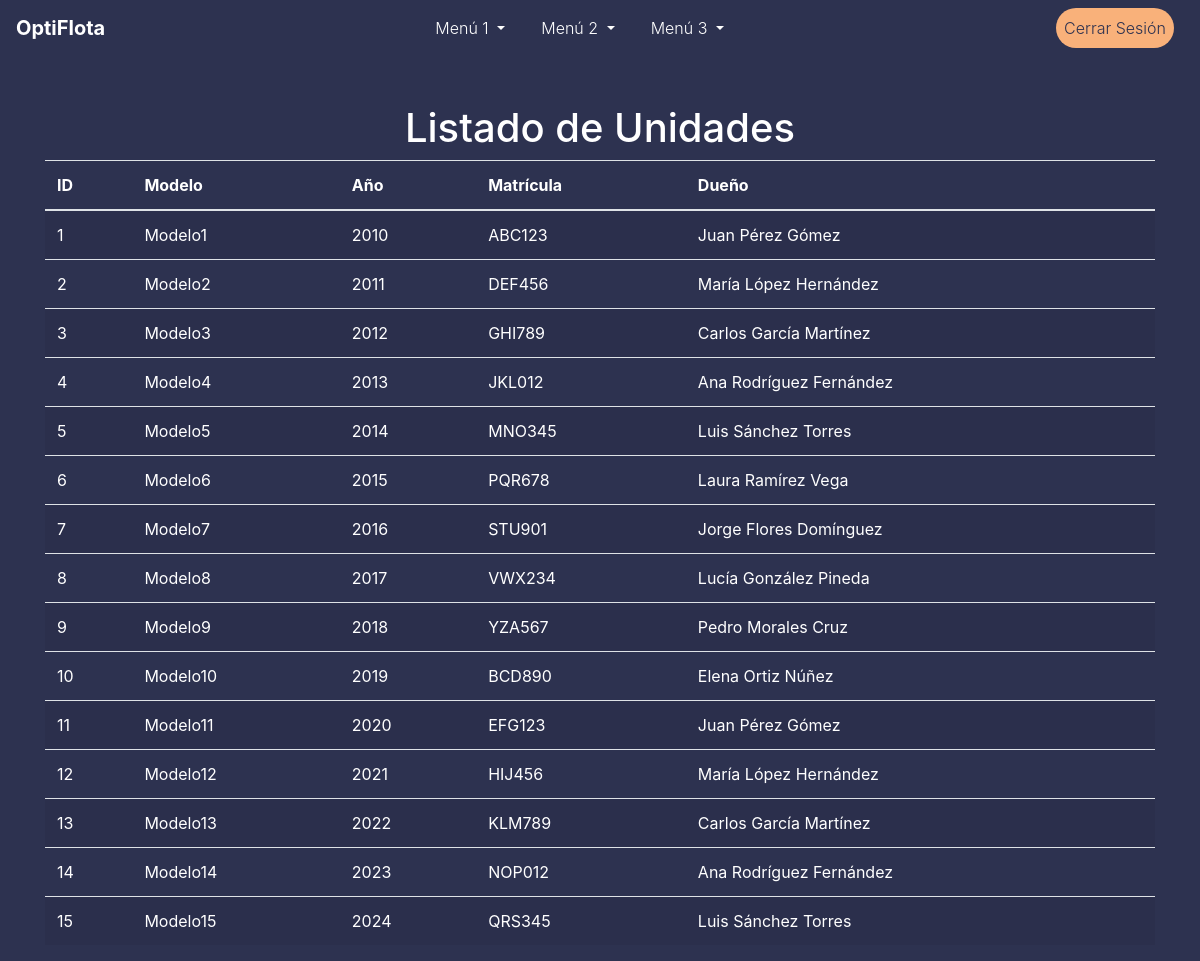
The app's page /units/list_units (signed in) with its own data.
### models.py (models this page shows)
class Unit(db.Model):
    id = db.Column(db.Integer, primary_key=True)
    modelo = db.Column(db.String(50), nullable=False)
    ano = db.Column(db.Integer, nullable=False)
    matricula = db.Column(db.String(20), unique=True, nullable=False)
    dueño_id = db.Column(db.Integer, db.ForeignKey('accionista.id'), nullable=False)
    dueño = db.relationship('Accionista', backref=db.backref('units', lazy=True))

class Accionista(db.Model):
    id = db.Column(db.Integer, primary_key=True)
    nombres = db.Column(db.String(50), nullable=False)
    apellido_paterno = db.Column(db.String(50), nullable=False)
    apellido_materno = db.Column(db.String(50), nullable=False)
    fecha_nacimiento = db.Column(db.Date, nullable=False)
    numero_telefonico = db.Column(db.String(20), nullable=False)

### routes/unit_routes.py (the view)
@unit_routes_bp.route('/list_units')
@login_required
def list_units():
    units = Unit.query.all()
    return render_template('list_units.html', units=units)

### app.py (called while the page is built)
@login_manager.user_loader
def load_user(user_id):
    return User.query.get(int(user_id))

### templates/list_units.html (shortened to what this page needs)
{% extends "topmenu_template.html" %}
{% block content %}
<div class="container mt-5">
    <h1 class="text-center">Listado de Unidades</h1>
    <table class="table table-striped text-white">
        <thead>
            <tr>
                <th>ID</th>
                <th>Modelo</th>
                <th>Año</th>
                <th>Matrícula</th>
                <th>Dueño</th>
            </tr>
        </thead>
        <tbody>
            {% for unit in units %}
                <tr>
                    <td>{{ unit.id }}</td>
                    <td>{{ unit.modelo }}</td>
                    <td>{{ unit.ano }}</td>
                    <td>{{ unit.matricula }}</td>
                    <td>{{ unit.dueño.nombres }} {{ unit.dueño.apellido_paterno }} {{ unit.dueño.apellido_materno }}</td>
                </tr>
            {% endfor %}
        </tbody>
    </table>
</div>
{% endblock %}

### templates/topmenu_template.html (shortened to what this page needs)
<!DOCTYPE html>
<html lang="en">
<head>
    <link rel="stylesheet" href="https://stackpath.bootstrapcdn.com/bootstrap/4.5.2/css/bootstrap.min.css">
    <link rel="stylesheet" href="{{ url_for('static', filename='css/styles.css') }}">
</head>
<body>
<nav class="navbar navbar-expand-lg">
    <a class="navbar-brand" href="{{ url_for('main_routes_bp.home') }}">OptiFlota</a>
    <div class="collapse navbar-collapse" id="navbarNav">
        <ul class="navbar-nav mx-auto">
            <li class="nav-item dropdown">
                <a class="nav-link dropdown-toggle" href="#" id="menu1" role="button" data-toggle="dropdown" aria-haspopup="true" aria-expanded="false">
                    Menú 1
                </a>
            </li>
            <li class="nav-item dropdown">
                <a class="nav-link dropdown-toggle" href="#" id="menu2" role="button" data-toggle="dropdown" aria-haspopup="true" aria-expanded="false">
                    Menú 2
                </a>
            </li>
            <li class="nav-item dropdown">
                <a class="nav-link dropdown-toggle" href="#" id="menu3" role="button" data-toggle="dropdown" aria-haspopup="true" aria-expanded="false">
                    Menú 3
                </a>
            </li>
        </ul>
        <ul class="navbar-nav">
            {% if current_user.is_authenticated %}
                <li class="nav-item">
                    <a class="nav-link btn btn-danger btn-custom ml-2" href="{{ url_for('auth_routes_bp.logout') }}">Cerrar Sesión</a>
                </li>
            {% endif %}
        </ul>
    </div>
</nav>
{% block content %}{% endblock %}
</body>
</html>

### static/css/styles.css (style rules this page uses)
:root { --color-fondo: #424769; --color-fondo-mas-fondo: #2d3250; --color-texto: #ffffff; --color-relleno-textbox: #676f9d; --color-boton: #f9b17a; }
body { background-color: var(--color-fondo-mas-fondo); color: var(--color-texto); }
.navbar, .login-container, .jumbotron, .card, .footer { background-color: var(--color-fondo); }
.navbar { background-color: var(--color-fondo-mas-fondo); }
.navbar-brand, .nav-link, .dropdown-item, .footer, .card-body, .jumbotron, .blockquote, .text-muted { color: var(--color-texto) !important; }
.btn-custom { background-color: var(--color-boton); color: var(--color-fondo-mas-fondo) !important; border: none; }

### templates/topmenu_template.html (style rules this page uses)
.navbar-nav .nav-item .nav-link.btn-danger { color: white; }
.navbar { justify-content: space-between; }
.navbar-brand { font-weight: bold; }
.navbar-nav { flex-direction: row; }
.nav-item { padding: 0 10px; }
.nav-link { font-weight: 300; }
.btn-custom { border-radius: 20px; font-weight: 300; }
.navbar-nav.mx-auto { justify-content: center; }

### records on screen
Unit: id "1", modelo "Modelo1", ano "2010", matricula "ABC123", dueño.nombres "Juan", dueño.apellido_paterno "Pérez", dueño.apellido_materno "Gómez"
Unit: id "2", modelo "Modelo2", ano "2011", matricula "DEF456", dueño.nombres "María", dueño.apellido_paterno "López", dueño.apellido_materno "Hernández"
Unit: id "3", modelo "Modelo3", ano "2012", matricula "GHI789", dueño.nombres "Carlos", dueño.apellido_paterno "García", dueño.apellido_materno "Martínez"
Unit: id "4", modelo "Modelo4", ano "2013", matricula "JKL012", dueño.nombres "Ana", dueño.apellido_paterno "Rodríguez", dueño.apellido_materno "Fernández"
Unit: id "5", modelo "Modelo5", ano "2014", matricula "MNO345", dueño.nombres "Luis", dueño.apellido_paterno "Sánchez", dueño.apellido_materno "Torres"
Unit: id "6", modelo "Modelo6", ano "2015", matricula "PQR678", dueño.nombres "Laura", dueño.apellido_paterno "Ramírez", dueño.apellido_materno "Vega"
Unit: id "7", modelo "Modelo7", ano "2016", matricula "STU901", dueño.nombres "Jorge", dueño.apellido_paterno "Flores", dueño.apellido_materno "Domínguez"
Unit: id "8", modelo "Modelo8", ano "2017", matricula "VWX234", dueño.nombres "Lucía", dueño.apellido_paterno "González", dueño.apellido_materno "Pineda"
Unit: id "9", modelo "Modelo9", ano "2018", matricula "YZA567", dueño.nombres "Pedro", dueño.apellido_paterno "Morales", dueño.apellido_materno "Cruz"
Unit: id "10", modelo "Modelo10", ano "2019", matricula "BCD890", dueño.nombres "Elena", dueño.apellido_paterno "Ortiz", dueño.apellido_materno "Núñez"
Unit: id "11", modelo "Modelo11", ano "2020", matricula "EFG123", dueño.nombres "Juan", dueño.apellido_paterno "Pérez", dueño.apellido_materno "Gómez"
Unit: id "12", modelo "Modelo12", ano "2021", matricula "HIJ456", dueño.nombres "María", dueño.apellido_paterno "López", dueño.apellido_materno "Hernández"
Unit: id "13", modelo "Modelo13", ano "2022", matricula "KLM789", dueño.nombres "Carlos", dueño.apellido_paterno "García", dueño.apellido_materno "Martínez"
Unit: id "14", modelo "Modelo14", ano "2023", matricula "NOP012", dueño.nombres "Ana", dueño.apellido_paterno "Rodríguez", dueño.apellido_materno "Fernández"
Unit: id "15", modelo "Modelo15", ano "2024", matricula "QRS345", dueño.nombres "Luis", dueño.apellido_paterno "Sánchez", dueño.apellido_materno "Torres"
